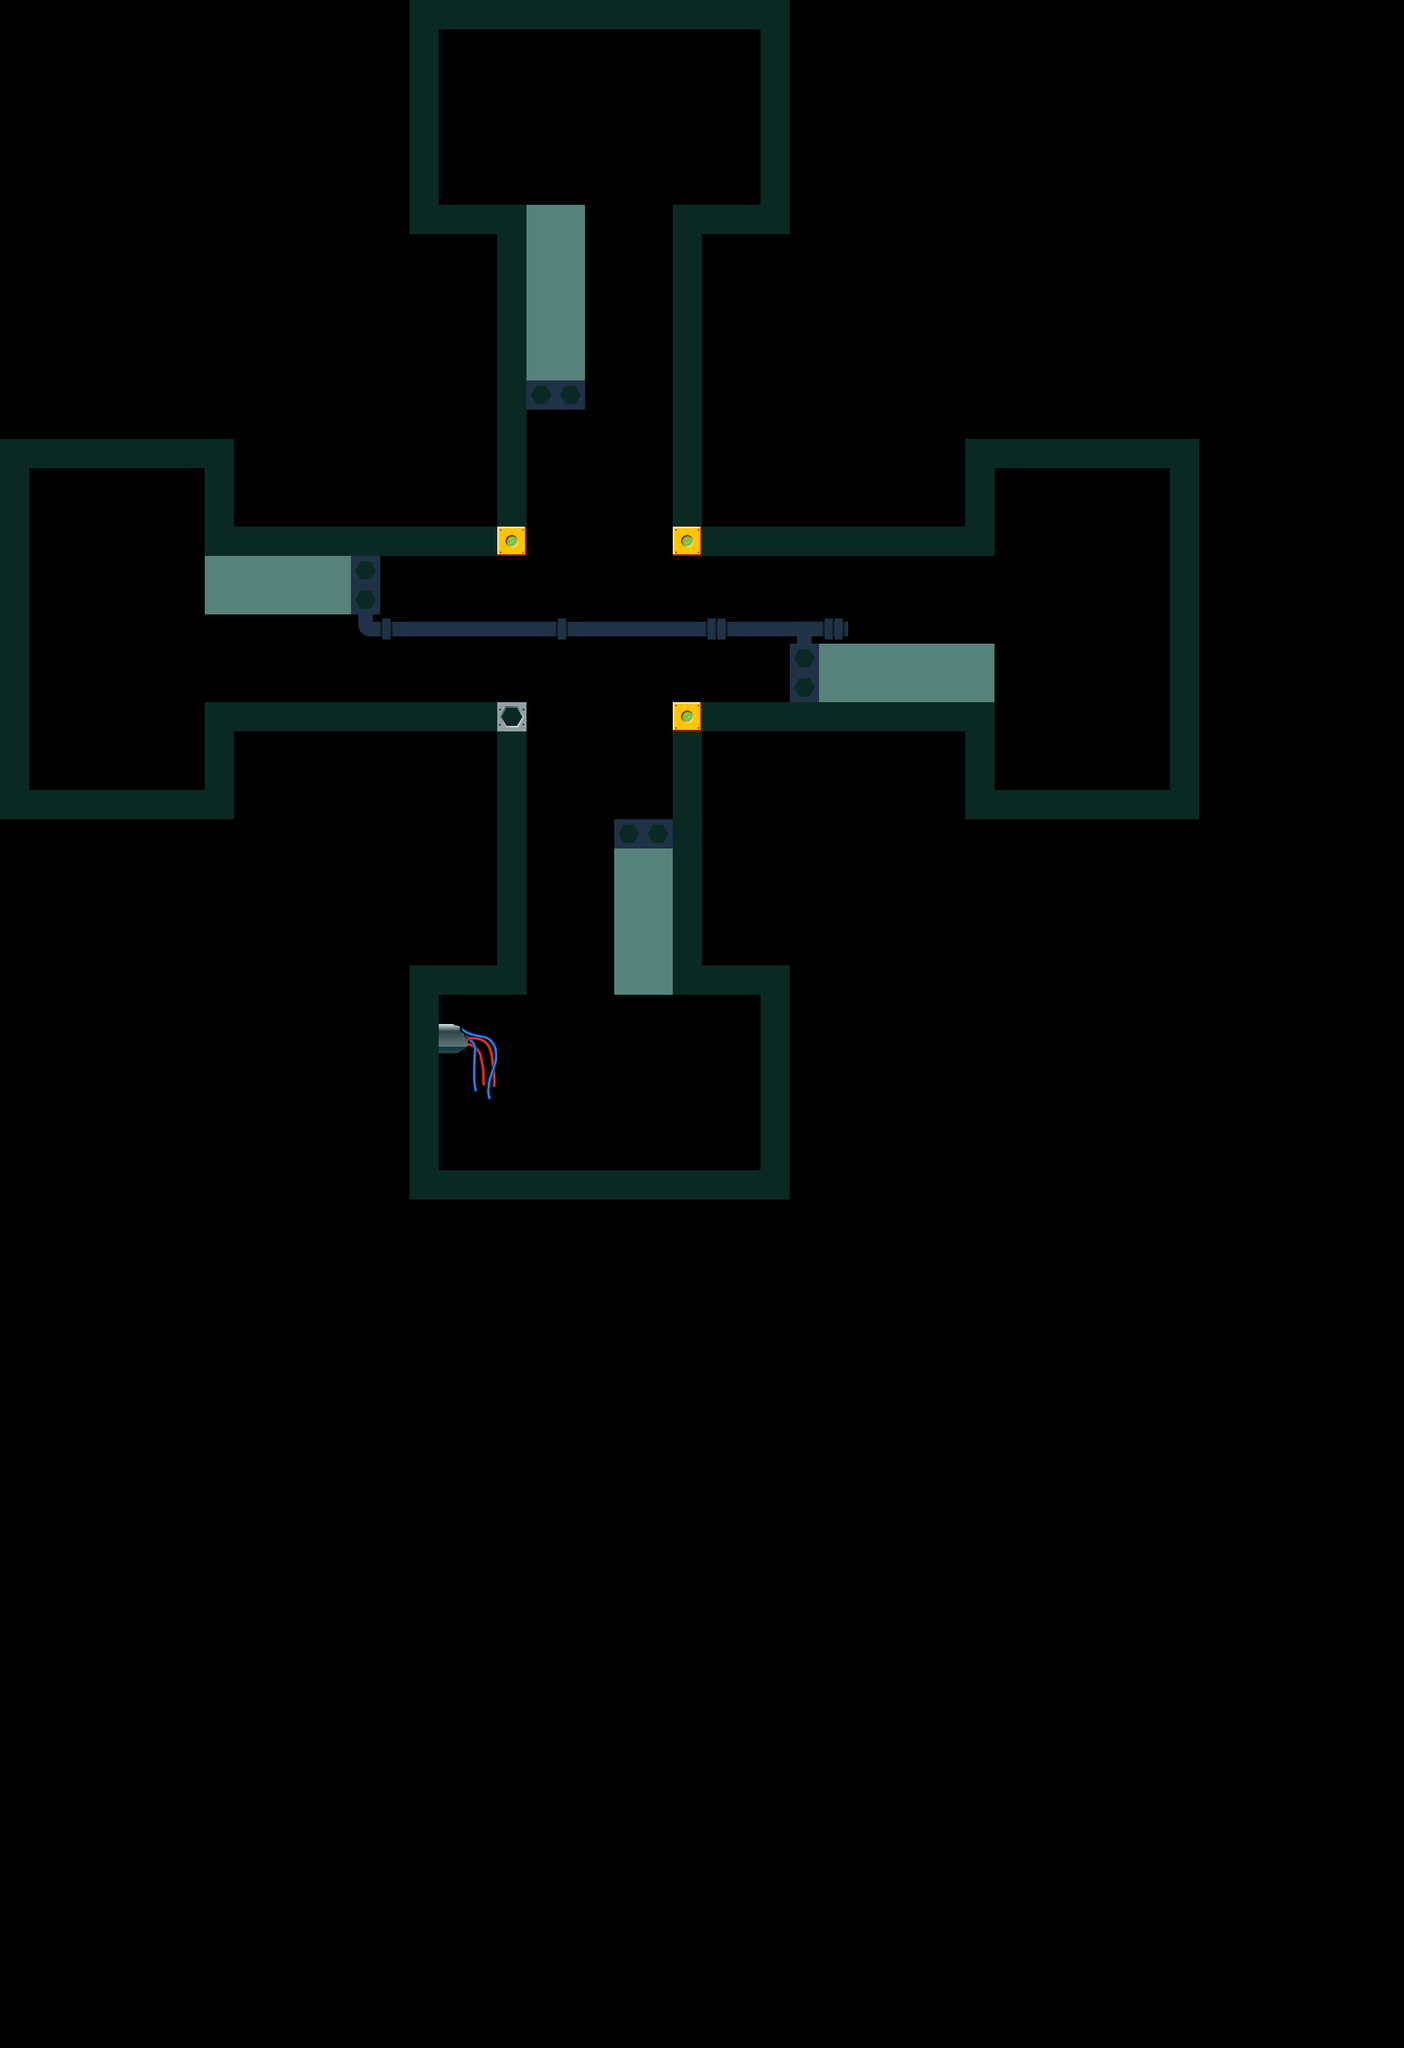

A level layout from a 2D game, rendered from its tile map. Below: a short description, then the map file with tile-grid data replaced by summaries:
An orthogonal 48x70 tile map with 36x36 px tiles, 3 tile layers (bg, terrain, fg), 2 tilesets and 4 objects (4x start_location).

<map version="1.0" orientation="orthogonal" width="48" height="70" tilewidth="36" tileheight="36">
 <tileset firstgid="1" name="space platform" tilewidth="36" tileheight="36">
  <image source="../graphics/map/space_platform.png" width="859" height="396" />
 </tileset>
 <tileset firstgid="254" name="player" tilewidth="64" tileheight="64">
  <image source="../../docs/tripper.png" width="64" height="64" />
 </tileset>
 <layer name="bg" width="48" height="70">
  <data>[3360 cells, 4 non-empty, 4 distinct tile ids]</data>
 </layer>
 <layer name="terrain" width="48" height="70">
  <data>[3360 cells, 216 non-empty, 1 distinct tile ids]</data>
 </layer>
 <layer name="fg" width="48" height="70">
  <data>[3360 cells, 73 non-empty, 10 distinct tile ids]</data>
 </layer>
 <objectgroup name="zones" width="48" height="70">
  <object type="start_location" x="720" y="38" width="32" height="60">
   <properties>
    <property name="gravity" value="up" />
    <property name="rotation" value="180" />
   </properties>
  </object>
  <object type="start_location" x="646" y="1370" width="32" height="60" />
  <object type="start_location" x="41" y="802" width="60" height="32">
   <properties>
    <property name="gravity" value="left" />
    <property name="rotation" value="90" />
   </properties>
  </object>
  <object type="start_location" x="1376" y="761" width="60" height="32">
   <properties>
    <property name="gravity" value="right" />
    <property name="rotation" value="270" />
   </properties>
  </object>
 </objectgroup>
</map>
